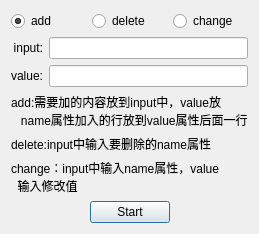
<?xml version="1.0" encoding="UTF-8"?>
<ui version="4.0">
 <class>productextenddlg</class>
 <widget class="QDialog" name="productextenddlg">
  <property name="geometry">
   <rect>
    <x>0</x>
    <y>0</y>
    <width>258</width>
    <height>203</height>
   </rect>
  </property>
  <property name="windowTitle">
   <string>Dialog</string>
  </property>
  <property name="toolTip">
   <string>现阶段，只改变一行</string>
  </property>
  <layout class="QVBoxLayout" name="verticalLayout">
   <item>
    <layout class="QHBoxLayout" name="horizontalLayout">
     <item>
      <widget class="QRadioButton" name="radioAdd">
       <property name="toolTip">
        <string>增加一行</string>
       </property>
       <property name="text">
        <string>add</string>
       </property>
       <property name="checked">
        <bool>true</bool>
       </property>
      </widget>
     </item>
     <item>
      <widget class="QRadioButton" name="radioDelete">
       <property name="toolTip">
        <string>删除一行</string>
       </property>
       <property name="text">
        <string>delete</string>
       </property>
      </widget>
     </item>
     <item>
      <widget class="QRadioButton" name="radioChange">
       <property name="toolTip">
        <string>改变某行</string>
       </property>
       <property name="text">
        <string>change</string>
       </property>
      </widget>
     </item>
    </layout>
   </item>
   <item>
    <layout class="QGridLayout" name="gridLayout">
     <item row="0" column="0">
      <widget class="QLabel" name="label">
       <property name="text">
        <string>input:</string>
       </property>
       <property name="alignment">
        <set>Qt::AlignRight|Qt::AlignTrailing|Qt::AlignVCenter</set>
       </property>
      </widget>
     </item>
     <item row="0" column="1">
      <widget class="QLineEdit" name="lineInput"/>
     </item>
     <item row="1" column="0">
      <widget class="QLabel" name="label_2">
       <property name="text">
        <string>value:</string>
       </property>
       <property name="alignment">
        <set>Qt::AlignRight|Qt::AlignTrailing|Qt::AlignVCenter</set>
       </property>
      </widget>
     </item>
     <item row="1" column="1">
      <widget class="QLineEdit" name="lineEditValue"/>
     </item>
    </layout>
   </item>
   <item>
    <widget class="QLabel" name="label_3">
     <property name="text">
      <string>add:需要加的内容放到input中，value放
   name属性加入的行放到value属性后面一行</string>
     </property>
     <property name="textFormat">
      <enum>Qt::PlainText</enum>
     </property>
    </widget>
   </item>
   <item>
    <widget class="QLabel" name="label_4">
     <property name="text">
      <string>delete:input中输入要删除的name属性</string>
     </property>
    </widget>
   </item>
   <item>
    <widget class="QLabel" name="label_5">
     <property name="text">
      <string>change：input中输入name属性，value
  输入修改值</string>
     </property>
    </widget>
   </item>
   <item>
    <layout class="QHBoxLayout" name="horizontalLayout_2">
     <item>
      <spacer name="horizontalSpacer">
       <property name="orientation">
        <enum>Qt::Horizontal</enum>
       </property>
       <property name="sizeHint" stdset="0">
        <size>
         <width>40</width>
         <height>20</height>
        </size>
       </property>
      </spacer>
     </item>
     <item>
      <widget class="QPushButton" name="btnStart">
       <property name="text">
        <string>Start</string>
       </property>
      </widget>
     </item>
     <item>
      <spacer name="horizontalSpacer_2">
       <property name="orientation">
        <enum>Qt::Horizontal</enum>
       </property>
       <property name="sizeHint" stdset="0">
        <size>
         <width>40</width>
         <height>20</height>
        </size>
       </property>
      </spacer>
     </item>
    </layout>
   </item>
  </layout>
 </widget>
 <resources/>
 <connections/>
</ui>
